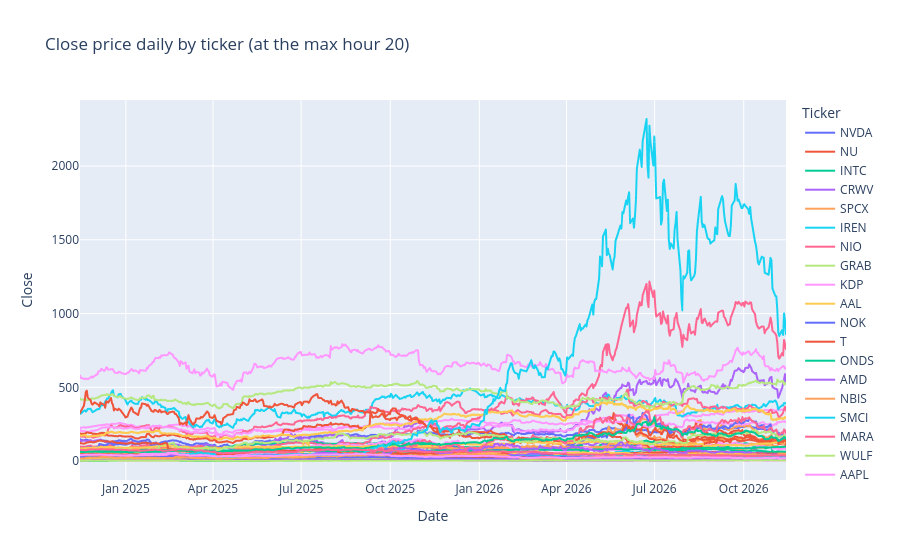

The cell this chart's notebook holds for it:
### Code cell
px.line(stocks_df[stocks_df.hour ==15], x='Date', y='Close', color='Ticker', title = f'Close price daily by ticker (at the max hour {stocks_df.hour.max()})' )
